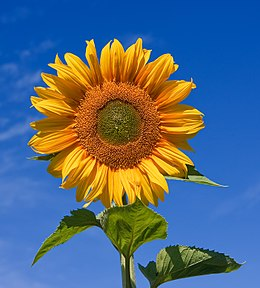
#> input picture Week 4/sunflower.jpg, 260 x 288 px, found by its file name
$ python week_2.py
#> lines starting #> are read from the running program, lines starting #| are printed output that depends on the picture

# coding: utf-8

# In[1]:


import matplotlib.pyplot as plt
import matplotlib.image as mpimg
import numpy as np
img=mpimg.imread('sunflower.jpg')
#> img is the input picture: shape (288, 260, 3); mean R, G, B 84, 106.1, 127.7
get_ipython().run_line_magic('matplotlib', 'inline')
plt.imshow(img)


# In[2]:


img.shape


# In[3]:


img.ndim,img.shape
plt.imshow(-img)


# In[4]:


def my_function_1(my_img):

    print("eksen sayısı : ",my_img.ndim)
#| eksen sayısı :  3
    print(" eksen değerleri : ",my_img.shape)
#|  eksen değerleri :  (288, 260, 3)

    print(" en küçük kırmızı renk değeri : ",np.min(my_img[:,:,0]))
#|  en küçük kırmızı renk değeri :  0
    print(" en büyük kırmızı renk değeri : ",np.max(my_img[:,:,0]))
#|  en büyük kırmızı renk değeri :  255

    print(" en küçük yeşil renk değeri : ",np.min(my_img[:,:,1]))
#|  en küçük yeşil renk değeri :  0
    print(" en büyük yeşil renk değeri : ",np.max(my_img[:,:,1]))
#|  en büyük yeşil renk değeri :  246

    print(" en küçük mavi renk değeri : ",np.min(my_img[:,:,2]))
#|  en küçük mavi renk değeri :  0
    print(" en büyük mavi renk değeri : ",np.max(my_img[:,:,2]))
#|  en büyük mavi renk değeri :  255


# In[5]:


my_function_1(img)
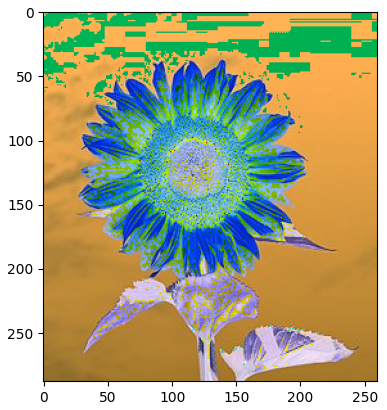
#> figure drawn by matplotlib, 1 panel
